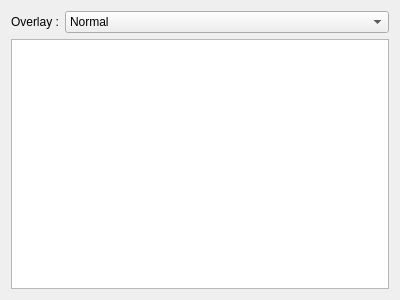
<?xml version="1.0" encoding="UTF-8"?>
<ui version="4.0">
 <class>GraphView</class>
 <widget class="QWidget" name="GraphView">
  <property name="geometry">
   <rect>
    <x>0</x>
    <y>0</y>
    <width>400</width>
    <height>300</height>
   </rect>
  </property>
  <property name="windowTitle">
   <string>Form</string>
  </property>
  <layout class="QGridLayout" name="gridLayout">
   <item row="0" column="0">
    <widget class="QLabel" name="overlayLabel">
     <property name="sizePolicy">
      <sizepolicy hsizetype="Fixed" vsizetype="Preferred">
       <horstretch>0</horstretch>
       <verstretch>0</verstretch>
      </sizepolicy>
     </property>
     <property name="text">
      <string>Overlay :</string>
     </property>
    </widget>
   </item>
   <item row="0" column="1">
    <widget class="QComboBox" name="overlayCombo">
     <item>
      <property name="text">
       <string>Normal</string>
      </property>
     </item>
     <item>
      <property name="text">
       <string>Dodags</string>
      </property>
     </item>
     <item>
      <property name="text">
       <string>Rpl Instance</string>
      </property>
     </item>
     <item>
      <property name="text">
       <string>Rank depth</string>
      </property>
     </item>
     <item>
      <property name="text">
       <string>Node traffic</string>
      </property>
     </item>
     <item>
      <property name="text">
       <string>Max DAO Interval</string>
      </property>
     </item>
     <item>
      <property name="text">
       <string>Max DIO Interval</string>
      </property>
     </item>
     <item>
      <property name="text">
       <string>Rank Errors</string>
      </property>
     </item>
     <item>
      <property name="text">
       <string>Route loop Errors</string>
      </property>
     </item>
     <item>
      <property name="text">
       <string>IP mismatch Errors in DAO destination</string>
      </property>
     </item>
     <item>
      <property name="text">
       <string>Dodag mismatch Errors in DAO</string>
      </property>
     </item>
     <item>
      <property name="text">
       <string>Parent / child highlighing</string>
      </property>
     </item>
    </widget>
   </item>
   <item row="1" column="0" colspan="2">
    <widget class="QGraphicsView" name="nodeGraphView"/>
   </item>
  </layout>
 </widget>
 <resources/>
 <connections/>
</ui>
